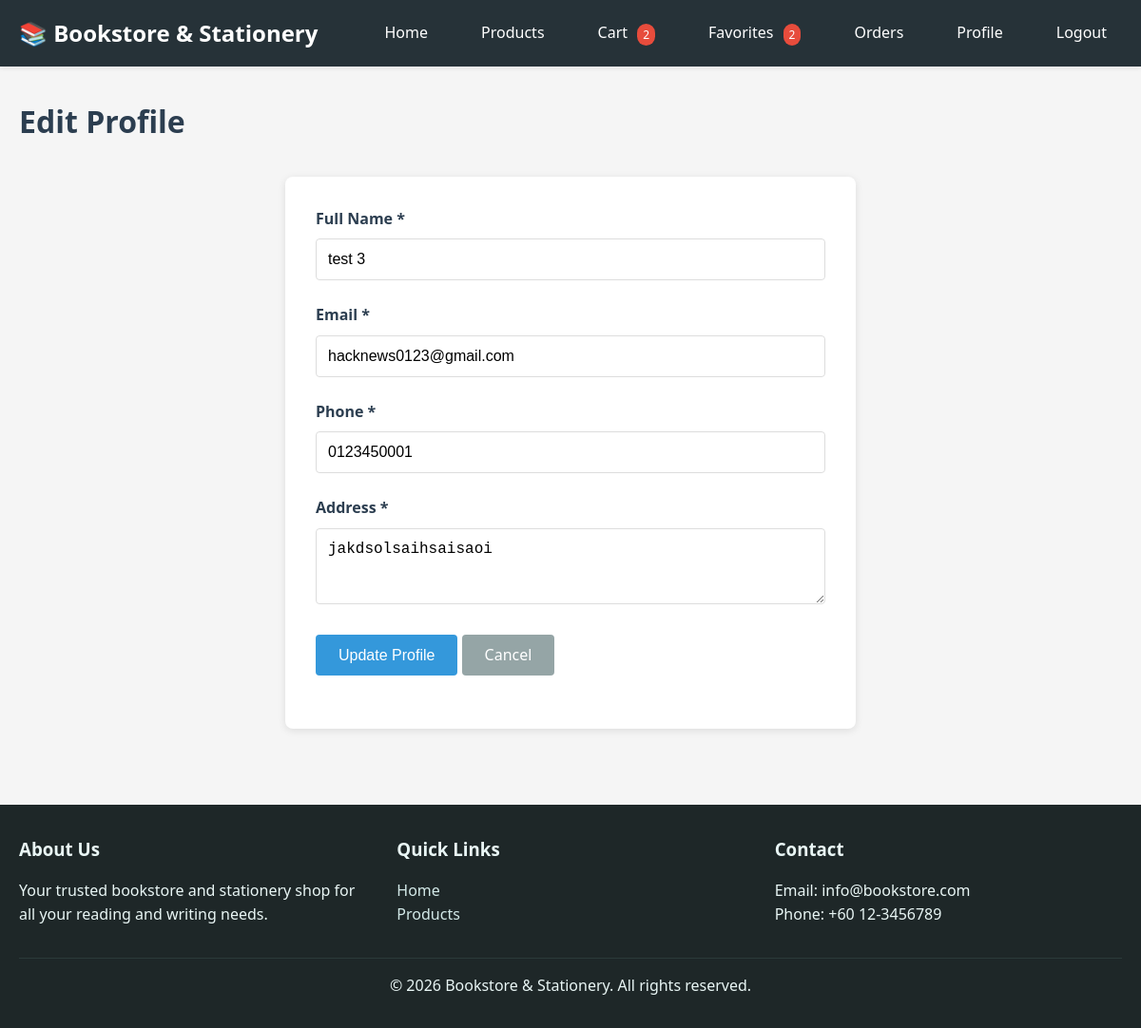
The app's page /member/profile_edit.php (signed in) with its own data.
### tables this page shows
CREATE TABLE `member` (
  `member_id` varchar(10) NOT NULL,
  `email` varchar(100) NOT NULL,
  `password` varchar(255) NOT NULL,
  `full_name` varchar(100) NOT NULL,
  `phone` varchar(20) NOT NULL,
  `address` text NOT NULL,
  `photo` varchar(200) DEFAULT NULL,
  `is_verified` tinyint(1) DEFAULT 0,
  `created_at` datetime DEFAULT current_timestamp()
);

### config/functions.php (called while the page is built, shortened)
<?php
function getMemberById($pdo, $memberId) {
    $stmt = $pdo->prepare("SELECT * FROM member WHERE member_id = ?");
    $stmt->execute([$memberId]);
    $member = $stmt->fetch();
    if ($member) {
        $member['member_name'] = $member['full_name'] ?? '';
        $member['photo_path'] = $member['photo'] ?? '';
    }
    return $member;
}
?>

### includes/forms/member_form.php (the view, shortened to what this page needs)
<?php
$member = $member ?? [];
?>
<form method="POST" action="<?php echo htmlspecialchars($formAction ?? ''); ?>" class="member-form">
    <div class="form-group">
        <label for="member_name">Full Name *</label>
        <input type="text" id="member_name" name="member_name"
               value="<?php echo htmlspecialchars($member['member_name'] ?? ''); ?>"
               required>
    </div>
    <div class="form-group">
        <label for="email">Email *</label>
        <input type="email" id="email" name="email"
               value="<?php echo htmlspecialchars($member['email'] ?? ''); ?>"
               required>
    </div>
    <div class="form-group">
        <label for="phone">Phone *</label>
        <input type="tel" id="phone" name="phone"
               value="<?php echo htmlspecialchars($member['phone'] ?? ''); ?>"
               required>
    </div>
    <div class="form-group">
        <label for="address">Address *</label>
        <textarea id="address" name="address" rows="3" required><?php echo htmlspecialchars($member['address'] ?? ''); ?></textarea>
    </div>
    <div class="form-group">
        <button type="submit" class="btn btn-primary member-btn-primary"><?php echo $submitText ?? 'Submit'; ?></button>
        <a href="<?php echo $cancelUrl ?? '/member/profile.php'; ?>" class="btn btn-secondary member-btn-secondary">Cancel</a>
    </div>
</form>

### assets/css/style.css (style rules this page uses)
* { margin: 0; padding: 0; box-sizing: border-box; }
body { font-family: 'Segoe UI', Tahoma, Geneva, Verdana, sans-serif; line-height: 1.6; color: #333; background-color: #f5f5f5; }
.form-group { margin-bottom: 1.5rem; }
.form-group label { display: block; margin-bottom: 0.5rem; font-weight: 600; color: #2c3e50; }
.form-group input, .form-group textarea, .form-group select { width: 100%; padding: 0.75rem; border: 1px solid #ddd; border-radius: 4px; font-size: 1rem; }
.form-group textarea { resize: vertical; }
.btn { display: inline-block; padding: 0.75rem 1.5rem; border: none; border-radius: 4px; cursor: pointer; text-decoration: none; font-size: 1rem; transition: background-color 0.3s; }
.btn-primary { background-color: #3498db; color: white; }
.member-btn-primary { background-color: #3498db; color: white; padding: 0.75rem 1.5rem !important; font-size: 1rem !important; line-height: 1.2 !important; border-radius: 4px !important; display: inline-block !important; min-height: 40px !important; text-align: center !important; }
.btn-secondary { background-color: #95a5a6; color: white; }
.member-btn-secondary { background-color: #95a5a6; color: white; padding: 0.75rem 1.5rem !important; font-size: 1rem !important; line-height: 1.2 !important; border-radius: 4px !important; display: inline-block !important; min-height: 40px !important; text-align: center !important; }

### records on screen
member: member_name "test 3", email "hacknews0123@gmail.com", phone "0123450001", address "jakdsolsaihsaisaoi"

### other values on screen
$cart_count "2"
$favorites_count "2"
$submitText "Update Profile"
